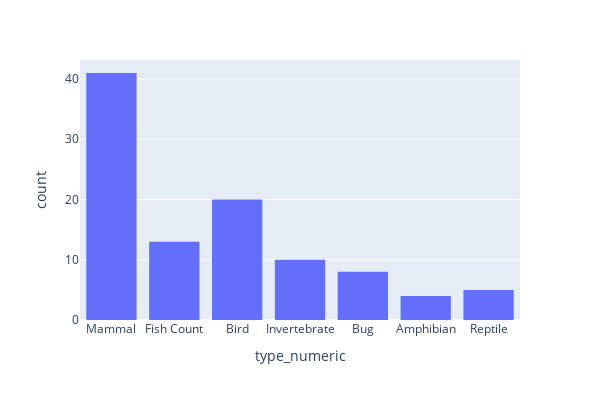

Here is the notebook cell this chart was saved with:
### Code cell
# utiliza la biblioteca plotly express para generar un gráfico del
# columna 'type_numeric' que muestra la cantidad de cada tipo
# de animales
fig = px.histogram(df_zoo_renamed, x = 'type_numeric')
fig.update_layout(bargap = 0.2, width = 600, height = 400)
fig.show()

### Figure 1 — Plotly figure (JSON) as saved in the notebook; plotly's stock layout.template omitted (floating-point values rounded to 4 significant figures)
{"data": [{"alignmentgroup": "True", "bingroup": "x", "hovertemplate": "type_numeric=%{x}<br>count=%{y}<extra></extra>", "legendgroup": "", "marker": {"color": "#636efa", "pattern": {"shape": ""}}, "name": "", "offsetgroup": "", "orientation": "v", "showlegend": false, "type": "histogram", "x": ["Mammal", "Mammal", "Fish Count", "Mammal", "Mammal", "Mammal", "Mammal", "Fish Count", "Fish Count", "Mammal", "Mammal", "Bird", "Fish Count", "Invertebrate", "Invertebrate", "Invertebrate", "Bird", "Mammal", "Fish Count", "Mammal", "Bird", "Bird", "Mammal", "Bird", "Bug", "Amphibian", "Amphibian", "Mammal", "Mammal", "Mammal", "Bug", "Mammal", "Mammal", "Bird", "Fish Count", "Mammal", "Mammal", "Bird", "Fish Count", "Bug", "Bug", "Bird", "Bug", "Bird", "Mammal", "Mammal", "Invertebrate", "Mammal", "Mammal", "Mammal", "Mammal", "Bug", "Amphibian", "Invertebrate", "Mammal", "Mammal", "Bird", "Bird", "Bird", "Bird", "Fish Count", "Fish Count", "Reptile", "Mammal", "Mammal", "Mammal", "Mammal", "Mammal", "Mammal", "Mammal", "Mammal", "Bird", "Invertebrate", "Fish Count", "Mammal", "Mammal", "Reptile", "Invertebrate", "Bird", "Bird", "Reptile", "Invertebrate", "Fish Count", "Bird", "Mammal", "Invertebrate", "Fish Count", "Bird", "Bug", "Amphibian", "Reptile", "Reptile", "Fish Count", "Mammal", "Mammal", "Bird", "Mammal", "Bug", "Mammal", "Invertebrate", "Bird"], "xaxis": "x", "yaxis": "y"}], "layout": {"bargap": 0.2, "barmode": "relative", "height": 400, "legend": {"tracegroupgap": 0}, "margin": {"t": 60}, "width": 600, "xaxis": {"anchor": "y", "domain": [0, 1], "title": {"text": "type_numeric"}}, "yaxis": {"anchor": "x", "domain": [0, 1], "title": {"text": "count"}}}}
